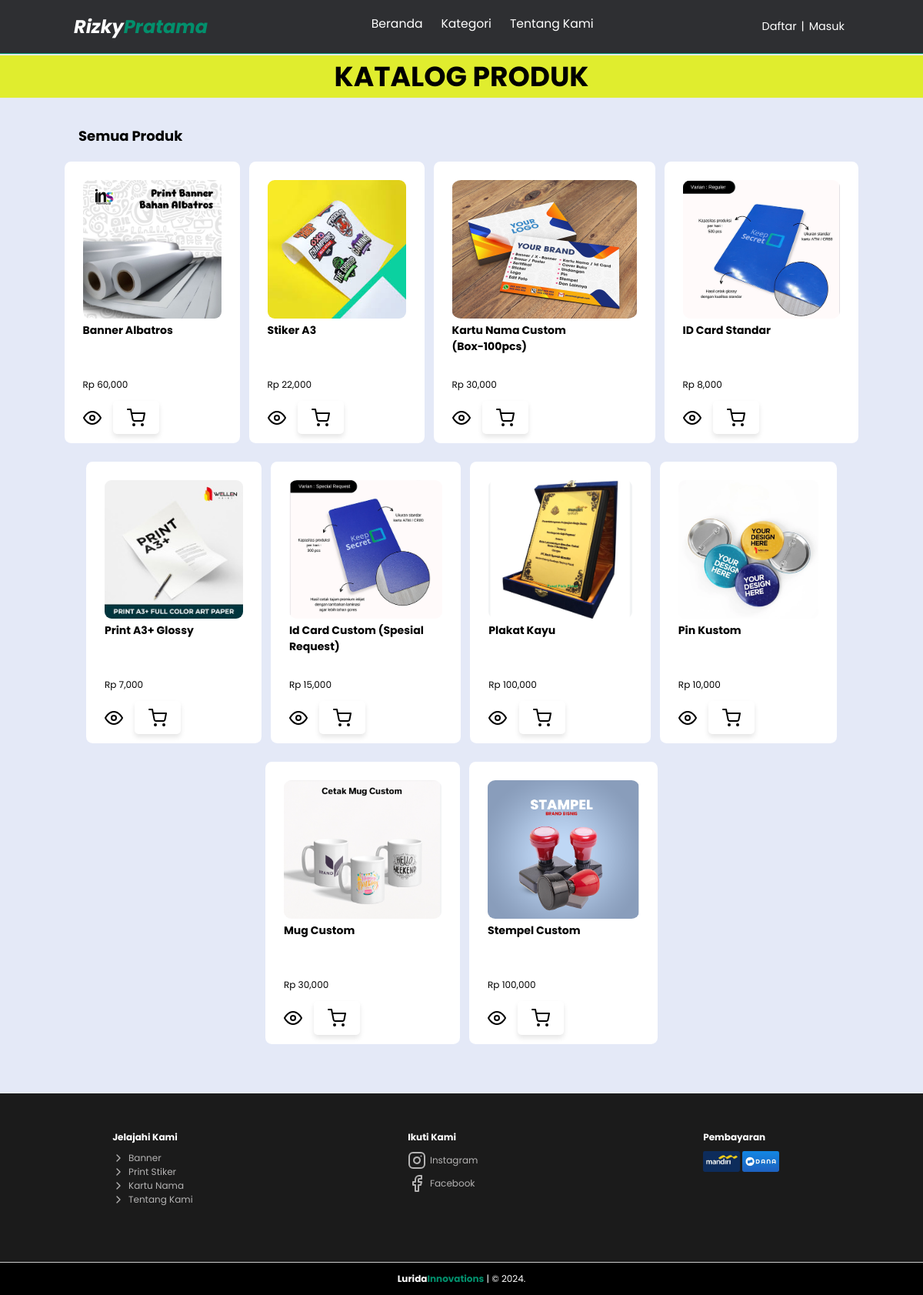
The app's page /kategori/katalog.php with its own data.
### tables this page shows
CREATE TABLE `produk` (
  `id` int(11) NOT NULL,
  `kategori` varchar(10) NOT NULL,
  `gambar` varchar(50) NOT NULL,
  `nama` varchar(50) NOT NULL,
  `harga` varchar(6) NOT NULL,
  `stok` varchar(3) NOT NULL,
  `dibeli` varchar(3) NOT NULL,
  `bahan` varchar(25) NOT NULL,
  `berat` varchar(4) NOT NULL,
  `model` varchar(40) NOT NULL,
  `deskripsi` varchar(255) NOT NULL
);

### kategori/katalog.php (the view, shortened to what this page needs)
<!DOCTYPE html>
<html lang="en">
<head>
</head>
<body>
    <nav class="navbar">
        <a href="../index.php" class="navbar-logo">Rizky<span>Pratama</span></a>
        <div class="navbar-nav">
            <a href="../index.php">Beranda</a>
            <div class="dropdown">
                <a href="katalog.php">Kategori</a>
            </div>
            <a href="../tentang-kami.php">Tentang Kami</a>
        </div>
        <div class="navbar-extra">
            <a href="../signup.php" id="daftar" style="font-size: 1.2rem;">Daftar</a>
            <p href="#" id="batas" style="font-size: 1.2rem;">|</p>
            <a href="../login.php" id="login" style="font-size: 1.2rem;">Masuk</a>
        </div>
    </nav>
    <section class="produk">
        <div class="container">
            <h1>KATALOG PRODUK </h1>
        </div>
        <div class="title" style=" margin-bottom: 20px;">
            <h2 strong>Semua Produk</h2>
        </div>
        <div class="produk-item">
            <?php
            include("../php/config.php");
            $result = mysqli_query($con, "SELECT * FROM produk
            WHERE kategori IN ('banner', 'idcard', 'kartunama', 'pinmug', 'printa3', 'stiker', 'stempel', 'plakat')");
            while ($row = mysqli_fetch_assoc($result)):
                ?>
                <div class="produk-card">
                    <img src="../admin/asset/img/produk/<?= $row['gambar'] ?>" alt="Image">
                    <h3 class="produk-card-title">
                        <?= $row['nama'] ?>
                    </h3>
                    <p class="produk-card-price">Rp
                        <?= number_format($row['harga']) ?>
                    </p>
                    <form class="add-to-cart-form" method="post" action="">
                        <a href="../detail/detail-produk.php?id=<?= $row['id'] ?>" id="detail"><i
                                data-feather="eye"></i></a>
                        <button type="submit" name="shopping-cart" class="shopping-cart-button"
                            style="background: none; border: none; color:#000; cursor:pointer;"
                            onmouseover="this.style.color='#028f6c';" onmouseout="this.style.color='#000';">
                            <i data-feather="shopping-cart"></i>
                        </button>
                    </form>
                </div>
            <?php endwhile; ?>
        </div>
    </section>
    <footer>
        <div class="footer" id="footer">
            <div class="footer-content">
                <div class="jelajah">
                    <h4>Jelajahi Kami</h4>
                    <div class="tentang">
                        <a href="banner.php"><i data-feather="chevron-right" width="16" height="16"></i> Banner</a>
                        <a href="stiker.php"><i data-feather="chevron-right" width="16" height="16"></i> Print
                            Stiker</a>
                        <a href="kartunama.php"><i data-feather="chevron-right" width="16" height="16"></i>
                            Kartu Nama</a>
                        <a href="../tentang-kami.php"><i data-feather="chevron-right" width="16" height="16"></i>
                            Tentang Kami</a>
                    </div>
                </div>
                <div class="social-media">
                    <h4>Ikuti Kami</h4>
                    <div class="ig"><a href="https://www.instagram.com/gadgetarn?igsh=N3p3ZzJhcGlkNndm"><i
                                data-feather="instagram"></i> Instagram</a></div>
                    <div class="fb"><a href="https://www.facebook.com/profile.php?id=61563441818623&mibextid=ZbWKwL"><i
                                data-feather="facebook"></i> Facebook</a></div>
                </div>
                <div class="pembayaran">
                    <h4>Pembayaran</h4>
                    <img src="../asset/img/pembayaran/Mandiri.jpeg" alt="Mandiri" class="mandiri">
                    <img src="../asset/img/pembayaran/Dana.jpeg" alt="Dana" class="dana">
                </div>
            </div>
        </div>
        <div class="credit">
            <p><a href="">Lurida<span>Innovations</span></a> | &copy; 2024.</p>
        </div>
    </footer>
</body>
</html>

### records on screen
produk: gambar (picture), nama "Banner Albatros", harga "60,000"
produk: gambar (picture), nama "Stiker A3", harga "22,000"
produk: gambar (picture), nama "Kartu Nama Custom (Box-100pcs)", harga "30,000"
produk: gambar (picture), nama "ID Card Standar", harga "8,000"
produk: gambar (picture), nama "Print A3+ Glossy", harga "7,000"
produk: gambar (picture), nama "Id Card Custom (Spesial Request)", harga "15,000"
produk: gambar (picture), nama "Plakat Kayu", harga "100,000"
produk: gambar (picture), nama "Pin Kustom", harga "10,000"
produk: gambar (picture), nama "Mug Custom", harga "30,000"
produk: gambar (picture), nama "Stempel Custom", harga "100,000"
